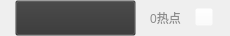
<?xml version="1.0" encoding="UTF-8"?>
<ui version="4.0">
 <class>project_edit_hotpoint_level_itemClass</class>
 <widget class="QWidget" name="project_edit_hotpoint_level_itemClass">
  <property name="geometry">
   <rect>
    <x>0</x>
    <y>0</y>
    <width>230</width>
    <height>36</height>
   </rect>
  </property>
  <property name="windowTitle">
   <string>project_edit_hotpoint_level_item</string>
  </property>
  <widget class="QPushButton" name="pushButton_iconCount">
   <property name="geometry">
    <rect>
     <x>140</x>
     <y>0</y>
     <width>51</width>
     <height>36</height>
    </rect>
   </property>
   <property name="styleSheet">
    <string notr="true">background-color: rgba(52, 52, 52,0);
border:0px;
color: rgb(140, 140, 140);</string>
   </property>
   <property name="text">
    <string>0热点</string>
   </property>
  </widget>
  <widget class="QPushButton" name="pushButton_title">
   <property name="geometry">
    <rect>
     <x>15</x>
     <y>0</y>
     <width>121</width>
     <height>36</height>
    </rect>
   </property>
   <property name="styleSheet">
    <string notr="true">background-color: rgba(52, 52, 52,0);
color: rgb(255, 255, 255);
text-align: left;</string>
   </property>
   <property name="text">
    <string/>
   </property>
  </widget>
  <widget class="QPushButton" name="pushButton_del">
   <property name="geometry">
    <rect>
     <x>195</x>
     <y>8</y>
     <width>18</width>
     <height>18</height>
    </rect>
   </property>
   <property name="styleSheet">
    <string notr="true">background-color: rgba(255, 255, 255,0);</string>
   </property>
   <property name="text">
    <string/>
   </property>
  </widget>
 </widget>
 <layoutdefault spacing="6" margin="11"/>
 <resources/>
 <connections/>
</ui>
